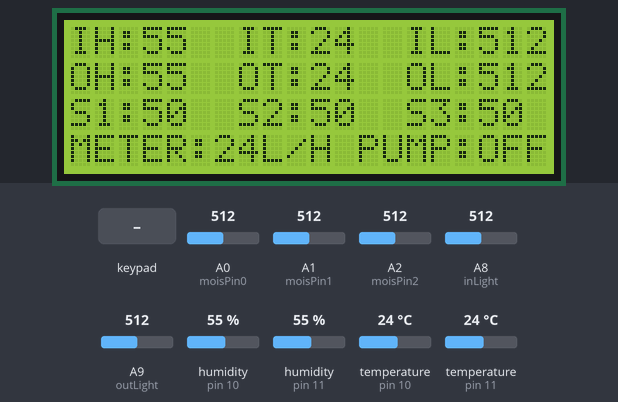
Simulated run of this program. Board: Arduino Mega 2560, built with avr-gcc and run on an emulated ATmega2560. Parts: 20×4 character LCD. The test bench sets the inputs (shaded band); at power-on: temperature (sensors on pin 10, pin 11) 24 °C, A0 (moisPin0) = 512, A1 (moisPin1) = 512, A2 (moisPin2) = 512, A8 (inLight) = 512, A9 (outLight) = 512, humidity (sensors on pin 10, pin 11) 55 %. The local clock reads 2024-03-15 10:24:30 at power-on unless the program sets it; what the program prints to the serial monitor is not drawn.

Above: at 1.2 s.
1.3 s: temperature (sensor on pin 10) set to 1 °C
At 2.9 s:
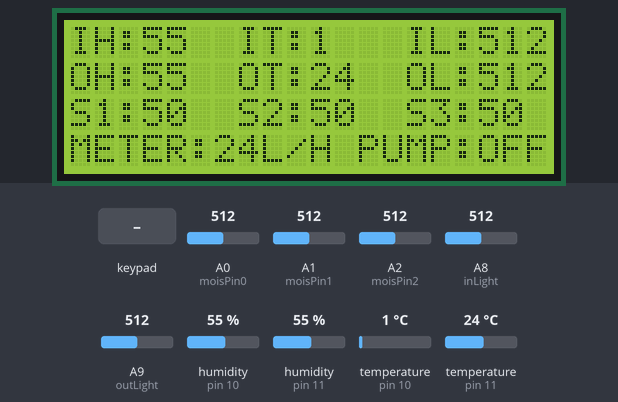
7.4 s: key '*' pressed
At 7.9 s:
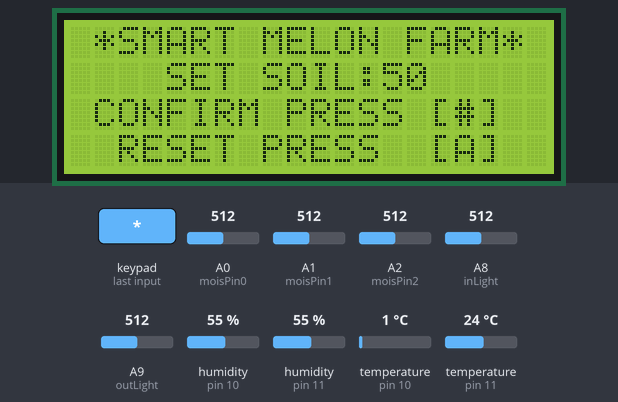
9.0 s: keypad keys 5 4 3 2 # pressed 0.4 s apart
At 9.7 s:
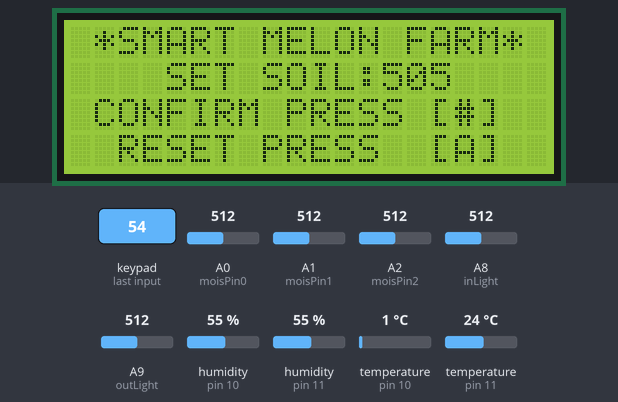
12.5 s: temperature (sensor on pin 11) set to 1 °C
At 13.7 s:
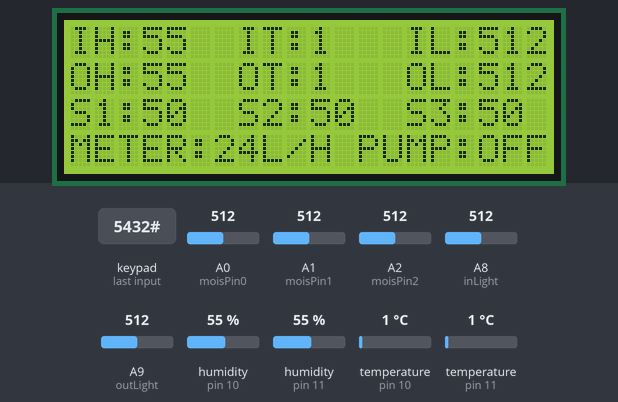
18.6 s: A0 (moisPin0) set to 30
At 20.0 s:
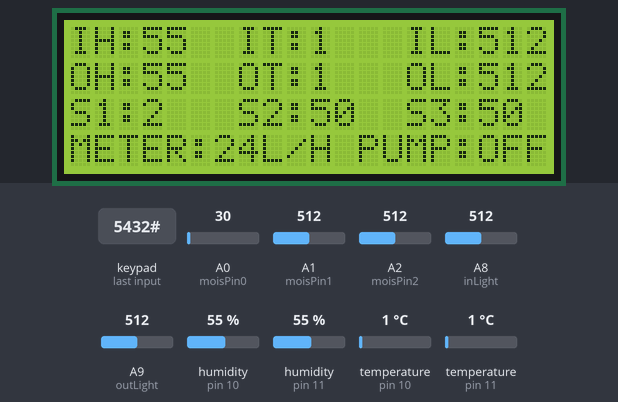
24.7 s: A1 (moisPin1) set to 113
At 25.6 s:
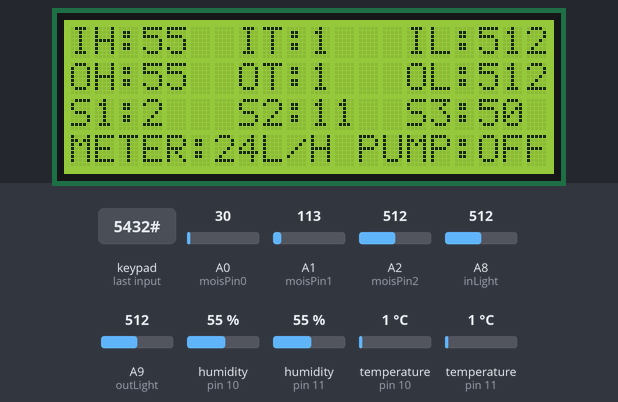
30.8 s: A1 (moisPin1) set to 97
Timing chart, 0 to 33.4 s (numbered marks = the images above; inputs shaded):
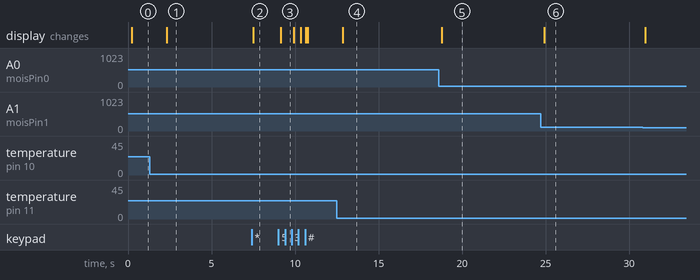

Measured:
- after the input at 1.3 s, the display: changes after 1.0 s (image 1)
- after the input at 7.4 s, the display: changes after 0.11 s (image 2)
- after the input at 9.0 s, the display: changes after 0.13 s (image 3)
- after the input at 12.5 s, the display: changes after 0.36 s (image 4)
- after the input at 18.6 s, the display: changes after 0.17 s (image 5)
- after the input at 24.7 s, the display: changes after 0.23 s (image 6)

The program:

main.cpp
```cpp
#include <Arduino.h>
#include "DHT.h"
#include <Adafruit_Sensor.h>
#include "Wire.h"
#include <Keypad.h>
#include <LiquidCrystal_I2C.h>
#include <SoftwareSerial.h>
#include <virtuabotixRTC.h>

SoftwareSerial mySerial(19, 18); // RX, TX (Arduin Uno)
virtuabotixRTC myRTC(22, 24, 26); // Creation of the Real Time Clock Object

// counting time
int time = 0;

// what digital pin we're connected
#define inDHT 10
#define outDHT 11
// Uncomment whatever type you're using!
//#define DHTTYPE DHT11   // DHT 11
#define inDHTTYPE DHT22 // DHT 22  (AM2302), AM2321
#define outDHTTYPE DHT22
// photoresistor are defined
#define inLight A8
#define outLight A9
// define moisPin0 for Soil moisture sensor one
// define moisPin1 for Soil moisture sensor two
// define moisPin2 for Soil moisture sensor three
#define moisPin0 A0
#define moisPin1 A1
#define moisPin2 A2
// define keypad row and column
const byte ROWS = 4;
const byte COLS = 4;
char hexaKeys[ROWS][COLS] = {
    {'1', '2', '3', 'A'},
    {'4', '5', '6', 'B'},
    {'7', '8', '9', 'C'},
    {'*', '0', '#', 'D'}};
byte rowPins[ROWS] = {5, 4, 3, 2};
byte colPins[COLS] = {9, 8, 7, 6};
// Define status variable to stall the realtime data from inDHT & outDHT
int inHumdStatus = 0;
int outHumdStatus = 0;
int inTempStatus = 0;
int outTempStatus = 0;
int sumInHumd = 0; // for sumary inHumd very minute
int sumOutHumd = 0; // for sumary outHumd very minute
int sumInTemp = 0; // for sumary inHumd very minute
int sumoutTemp = 0; // for sumary outHumd very minute
// inLightStaus and outLightStatus are Read value from sensor directly.
int inLightStatus = 0;
int outLightStatus = 0;
int inLightPercent;
int outLightPercent;
int sumInLight = 0; //for sumary sumInLight very minute
int sumOutLight = 0;  //for sumary SumOutLight very minute
// Standard photoresistor value is 1024 that mean it will start from 0 to 1023
int lightMin = 0;
int lightMax = 1023;
// define status variable to stall the realtime data form moisture sensor 1, 2, and 3;]
int moisStatus0 = 0;
int moisStatus1 = 0;
int moisStatus2 = 0;
int sumMoisture0 = 0; //for sumary sumMoisture0 very minute
int sumMoisture1 = 0; //for sumary sumMoisture1 very minute
int sumMoisture2 = 0; //for sumary sumMoisture2 very minute
// standart soil moisture
char standNum[8] = "50";
// Sending str to Nodemcu
// String str;
// Communication String
String strInH;
String strInT;
String strOutH;
String strOutT;
String strInLig;
String strOutLig;
String strMois0;
String strMois1;
String strMois2;
String strStandNum;
// as the current DHT reading algorithm adjusts itself to work on faster procs.
DHT dht1(inDHT, inDHTTYPE);
DHT dht2(outDHT, outDHTTYPE);
// keypad map the key
Keypad keypad = Keypad(makeKeymap(hexaKeys), rowPins, colPins, ROWS, COLS);
// initialize the library with the numbers of the interface pins
//Adafruit_LiquidCrystal lcd(12, 11, 5, 4, 3, 2);
LiquidCrystal_I2C lcd(0x27, 20, 4); // set the LCD address to 0x27 for a 16 chars and 2 line display
int Contrast = 125;
//calling function
void keyPad();
void humidTemp();
void photoresis();
void soilMoisture();
void comnuni();
void LCDSetup();
void debug();

void setup()
{
  Serial.begin(115200);
  Serial1.begin(115200);
  Serial.println("Smart Melon Farm [MEGE]");
  lcd.backlight();
  lcd.init(); // initialize the lcd
  // DHT22 begin
  dht1.begin();
  dht2.begin();
  // inform the MCU that photoresistor is an input
  pinMode(inLight, INPUT);
  pinMode(inLight, INPUT);
  // inform the MCU that Soil Moisture is an input
  pinMode(moisPin0, INPUT);
  pinMode(moisPin1, INPUT);
  pinMode(moisPin2, INPUT);

  // Set the current date, and time in the following format:
  // seconds, minutes, hours, day of the week, day of the month, month, year
  // myRTC.setDS1302Time(00, 30, 11, 4, 27, 02, 2020);
}

void loop()
{
  // This allows for the update of variables for time or accessing the individual elements.                //|
  myRTC.updateTime();
  Serial.println(myRTC.seconds);
  if (myRTC.seconds == 59) {
    time += 1;
    Serial.print(time);
    Serial.println(" minutes!!");
    if (time > 10) {
      time = 0;
    }
  }

  // keypad setup
  keyPad();
  // humidity and Temperature
  humidTemp();
  // photoresistor
  photoresis();
  // soil Moisture
  soilMoisture();

  if (time == 10) {
    // show in Nodemcu by serial Monitor as realtime
    comnuni();
    Serial.println(sumInHumd);
    Serial.println(sumInTemp);

    sumInHumd = 0; // reset sumary inHumd every minute
    sumOutHumd = 0; // reset sumary outHumd every minute
    sumInTemp = 0; // reset sumary inHumd every minute
    sumoutTemp = 0; // reset sumary outHumd every minute
    sumInLight = 0; // reset sumary sumInLight every minute
    sumOutLight = 0;  // reset sumary SumOutLight every minute
    sumMoisture0 = 0; // reset sumary sumMoisture0 every minute
    sumMoisture1 = 0; // reset sumary sumMoisture1 every minute
    sumMoisture2 = 0; // reset sumary sumMoisture2 every minute
  }
  // show in Nodemcu by serial Monitor as realtime
  comnuni();
  // LCD Disply
  LCDSetup();
  // debuging
  //debug();
  // Wait a few seconds between measurements.
  //delay(2000);
}

// keypad function
void keyPad()
{
  char key = keypad.getKey();
  if (key == '*')
  {
    lcd.clear();
    do
    {
      lcd.setCursor(1, 0);
      lcd.print("*SMART MELON FARM*");
      lcd.setCursor(4, 1);
      lcd.print("SET SOIL:");
      lcd.setCursor(13, 1);
      lcd.print(standNum);
      lcd.setCursor(1, 2);
      lcd.print("CONFIRM PRESS [#]");
      lcd.setCursor(2, 3);
      lcd.print("RESET PRESS  [A]");

      if (key == '0' || key == '1' || key == '2' || key == '3' || key == '4' || key == '5' || key == '6' || key == '7' || key == '8' || key == '9')
      {
        if (strlen(standNum) <= 2)
        {
          int num = +strlen(standNum);
          standNum[num] = key;
        }
        else
        {
          memset(standNum, 0, sizeof(standNum));
        }
      }
      else if (key == 'A')
      {
        memset(standNum, 0, sizeof(standNum));
        // Serial.println("RESET");
        lcd.setCursor(13, 1);
        lcd.print("   ");
      }
      key = keypad.getKey();
    } while (key != '#');
    lcd.clear();
    // standard soil number
    strStandNum = String('Q') + String(standNum);
    Serial1.println(strStandNum);
  }
}

// humidity and Temperature function
void humidTemp()
{
  // Reading temperature or humidity takes about 250 milliseconds!
  // Sensor readings may also be up to 2 seconds 'old' (its a very slow sensor)
  inHumdStatus = dht1.readHumidity();
  outHumdStatus = dht2.readHumidity();
  // Read temperature as Celsius (the default)
  inTempStatus = dht1.readTemperature();
  outTempStatus = dht2.readTemperature();
  // Check if any reads failed and exit early (to try again).
  if (isnan(inHumdStatus) || isnan(inTempStatus))
  {
    Serial.println("Failed to read from Inside DHT22 sensor!");
    return;
  }
  if (isnan(outHumdStatus) || isnan(outTempStatus))
  {
    Serial.println("Failed to read from Outside DHT22 sensor!");
    return;
  }
  if (myRTC.seconds == 59) {
    sumInHumd += inHumdStatus / time;
    sumOutHumd += outHumdStatus / time;
    sumInTemp += inTempStatus / time;
    sumoutTemp += outTempStatus / time;
  }
}

// photoresistor function
void photoresis()
{
  // Reading the value from sensor directly.
  inLightStatus = analogRead(inLight);
  outLightStatus = analogRead(outLight);
  // if inLightStatus is less than 0, set it equal 0, but if greater than 1023 set it equal 1023
  if (inLightStatus < lightMin)
    inLightStatus = lightMin;
  else if (inLightStatus > lightMax)
    inLightStatus = lightMax;
  // if outLightstatus is less than 0, set it equal 0, but if greater than 1023, set it equal 1023
  if (outLightStatus < lightMin)
    outLightStatus = lightMin;
  else if (outLightStatus > lightMax)
    outLightStatus = lightMax;
  // calculate to %
  inLightPercent = ((inLightStatus / 1023.0) * 100.0);
  outLightPercent = ((outLightStatus / 1023.0) * 100.0);

  if (myRTC.seconds == 59) {
    sumInLight += inLightPercent / time;
    sumOutLight += outLightPercent / time;
  }
}

// Soil moisture function
void soilMoisture()
{
  // reading data from each moisture sensors directly
  moisStatus0 = (analogRead(moisPin0) / 1024.0) * 100.0;
  moisStatus1 = (analogRead(moisPin1) / 1024.0) * 100.0;
  moisStatus2 = (analogRead(moisPin2) / 1024.0) * 100.0;

  if (myRTC.seconds == 59) {
    sumMoisture0 += moisStatus0 / time;
    sumMoisture1 += moisStatus1 / time;
    sumMoisture2 += moisStatus2 / time;
  }
}

// Serial Communication function
void comnuni()
{
  // in and out dht communication sending string
  strInH = String('H') + String(sumInHumd);
  strInT = String('T') + String(sumInTemp);
  strOutH = String('I') + String(sumOutHumd);
  strOutT = String('U') + String(sumoutTemp);
  Serial1.println(strInH);
  Serial1.println(strInT);
  Serial1.println(strOutH);
  Serial1.println(strOutT);
  // in and out light communication sending string
  strInLig = String('L') + String(sumInLight);
  strOutLig = String('M') + String(sumOutLight);
  Serial1.println(strInLig);
  Serial1.println(strOutLig);
  // mois 1, 2, and 3 communication sending string
  strMois0 = String('N') + String(sumMoisture0);
  strMois1 = String('O') + String(sumMoisture1);
  strMois2 = String('P') + String(sumMoisture2);
  Serial1.println(strMois0);
  Serial1.println(strMois1);
  Serial1.println(strMois2);
}

void LCDSetup()
{
  lcd.begin(20, 4);
  lcd.setCursor(0, 0);
  lcd.print("IH:");
  lcd.print(inHumdStatus);
  lcd.setCursor(7, 0);
  lcd.print("IT:");
  lcd.print(inTempStatus);
  lcd.setCursor(14, 0);
  lcd.print("IL:");
  lcd.print(inLightStatus);
  lcd.setCursor(0, 1);
  lcd.print("OH:");
  lcd.print(outHumdStatus);
  lcd.setCursor(7, 1);
  lcd.print("OT:");
  lcd.print(outTempStatus);
  lcd.setCursor(14, 1);
  lcd.print("OL:");
  lcd.print(outLightStatus);
  lcd.setCursor(0, 2);
  lcd.print("S1:");
  lcd.print(moisStatus0);
  lcd.setCursor(7, 2);
  lcd.print("S2:");
  lcd.print(moisStatus1);
  lcd.setCursor(14, 2);
  lcd.print("S3:");
  lcd.print(moisStatus2);
  lcd.setCursor(0, 3);
  lcd.print("METER:24L/H");
  lcd.setCursor(12, 3);
  lcd.print("PUMP:OFF");
}

void debug() {
  Serial.println("\t\t\tSmart Melon Farm [MEGE]");
  Serial.println("------------------------------------------------------------------------");
  // show in MG module as realtime
  Serial.print("Inside Humidity: \t");
  Serial.print(inHumdStatus);
  Serial.print(" %\t|\t");
  Serial.print("Inside Temperature: \t");
  Serial.print(inTempStatus);
  Serial.println(" *C\t|");
  Serial.print("Outside Humidity: \t");
  Serial.print(outHumdStatus);
  Serial.print(" %\t|\t");
  Serial.print("Outside Temperature: \t");
  Serial.print(outTempStatus);
  Serial.println(" *C\t|");
  Serial.println("------------------------------------------------------------------------");
  // showing status in monitor
  Serial.print("Inside Light: \t\t");
  Serial.print(inLightPercent);
  Serial.print(" %\t|\tOutside Light: \t\t");
  Serial.print(outLightPercent);
  Serial.println(" %\t|");
  Serial.println("------------------------------------------------------------------------");
  // showing each moisture sensors to screen
  Serial.print("Soil moisture one \t");
  Serial.print(moisStatus0);
  Serial.print(" %\t|\t");
  Serial.print("Soil moisture two \t");
  Serial.print(moisStatus1);
  Serial.print(" %\t|\t");
  Serial.print("Soil moisture three \t");
  Serial.print(moisStatus2);
  Serial.println(" %\t|\t");
  Serial.println("-----------------------------------------------------------------------------------------------------------------");
  // standard soil number
  Serial.print("Standardi soil: ");
  Serial.println(standNum);
  Serial.println("----------------------------------------------------------------------------------------------------------------- \n\n");
}
```
